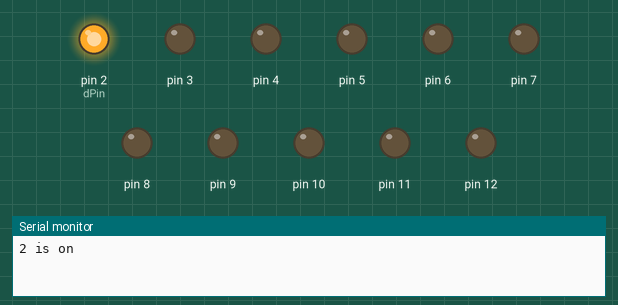
Bench run of a sketch on a simulated Arduino Uno, built with avr-gcc and run on an emulated ATmega328P. Parts: output pins drawn as LEDs (lit = HIGH), the last lines printed to the serial monitor.

Above: at 0.1 s.
At 4.1 s:
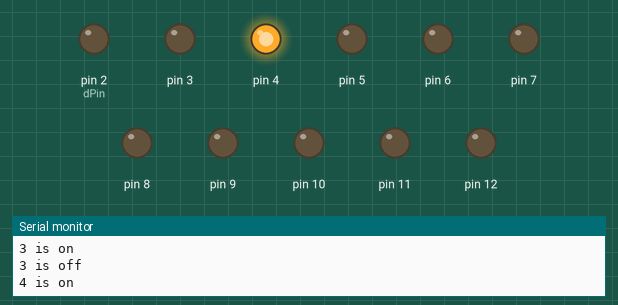
At 8.1 s:
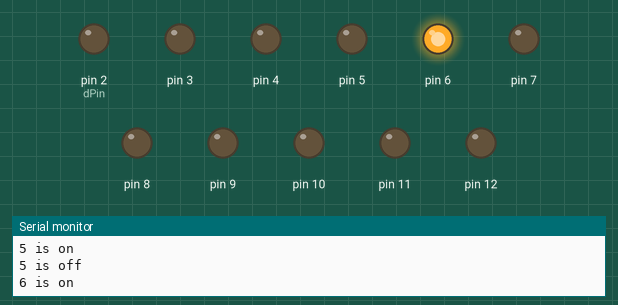
At 18.1 s:
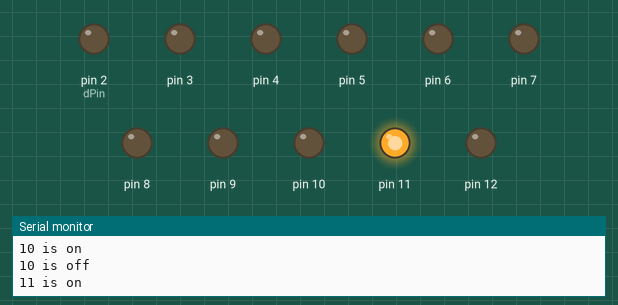
At 28.1 s:
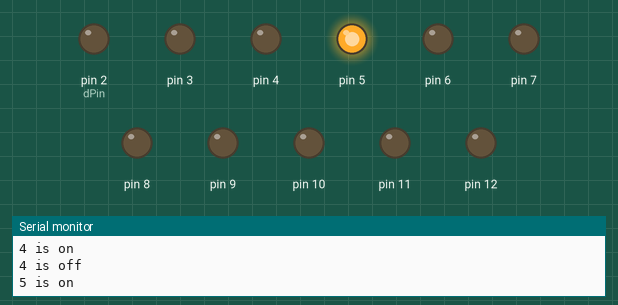
At 38.1 s:
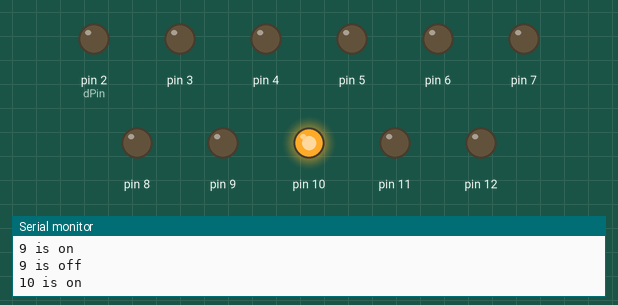
Timing chart, 0 to 39.6 s (numbered marks = the images above):
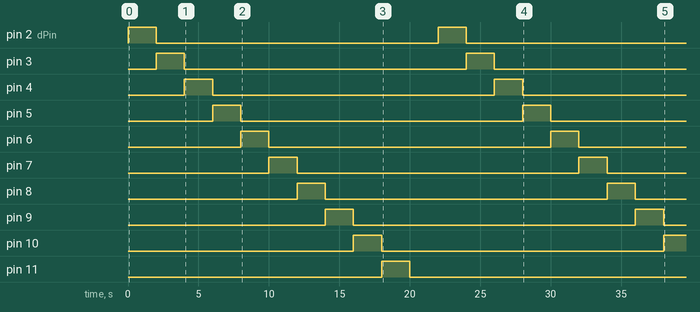

Measured:
- by itself, pin 2 (dPin), pin 3–9: alternates HIGH for 2.0 s and LOW for 20.0 s
- by itself, pin 10: LOW → HIGH at 16.0 s, → LOW 2.0 s later, → HIGH 20.0 s later
- by itself, pin 11: LOW → HIGH at 18.0 s, → LOW 2.0 s later
- by itself, pin 12: LOW → HIGH at 20.0 s, → LOW 2.0 s later

The sketch:

digital_write_sequence.ino
```cpp
byte dPin=2;
void setup() {
  Serial.begin(115200);
  // put your setup code here, to run once:
  pinMode(2,OUTPUT);
  pinMode(3,OUTPUT);
  pinMode(4,OUTPUT);
  pinMode(5,OUTPUT);
  pinMode(6,OUTPUT);
  pinMode(7,OUTPUT);
  pinMode(8,OUTPUT);
  pinMode(9,OUTPUT);
  pinMode(10,OUTPUT);
  pinMode(11,OUTPUT);
  pinMode(12,OUTPUT);
}

void loop() {
  // put your main code here, to run repeatedly:
  for (int i=2;i<13;i++){
    digitalWrite(i,HIGH);
    Serial.print(i);Serial.println(" is on");
    delay(2000);
    digitalWrite(i,LOW);
    Serial.print(i);Serial.println(" is off");
  }
}
```
